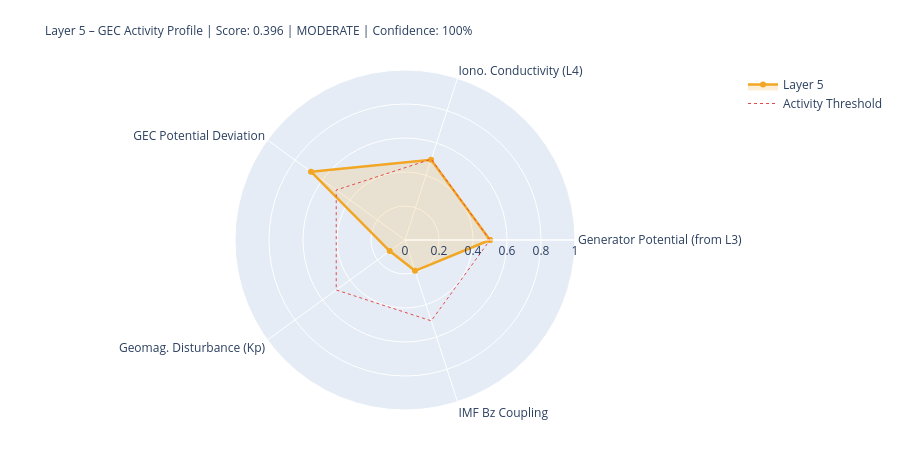

The notebook cell saved with this chart:
### Markdown cell above
---
## 5. State Assessment & Handoff to Layer 6

### Code cell
# ============================================================
# LAYER-5-SCORE
# ============================================================

# Components
# 1) Generator activity (Layer-3-driven)
gen_score = norm(generator_strength, 0.3, 2.0)
gen_src   = 'from_layer3' if l3_thunder_score is not None else 'estimated'

# 2) Ionospheric conductivity (Layer-4-driven)
iono_score = norm(iono_cond_factor, 0.7, 1.4)
iono_src   = 'from_layer4' if l4_ioniz is not None else 'estimated'

# 3) GEC potential deviation from reference
pot_score = norm(abs(delta_V_pct), 0, 30)  # 0 = at reference, 1 = 30% deviation
pot_src   = 'derived'

# 4) Geomagnetic disturbance (Kp) – modulates vertical currents
kp_score = norm(kp_val, 0, 9)
kp_src   = 'primary' if kp_now is not None else 'from_layer4'

# 5) IMF Bz coupling (southward = stronger M-I coupling → GEC influence)
bz_score = norm(-(bz_now or 0), -5, 30) if bz_now is not None else None
bz_src   = 'primary' if bz_now is not None else 'missing'

COMPONENTS = {
    'Generator Potential (from L3)':  {'score': gen_score,   'source': 'derived_from_layer3', 'dynamic': True},
    'Iono. Conductivity (L4)':      {'score': iono_score,  'source': iono_src, 'dynamic': True},
    'GEC Potential Deviation':      {'score': pot_score,   'source': pot_src,  'dynamic': True},
    'Geomag. Disturbance (Kp)':         {'score': kp_score,    'source': kp_src,   'dynamic': True},
    'IMF Bz Coupling':               {'score': bz_score,    'source': bz_src,   'dynamic': True},
}

available   = {k: v['score'] for k, v in COMPONENTS.items() if v['score'] is not None}
unavailable = [k for k, v in COMPONENTS.items() if v['score'] is None]
layer5_score = round(sum(available.values()) / len(available), 4) if available else None
confidence   = round(len(available) / len(COMPONENTS), 2)
level = ('unknown' if layer5_score is None
         else 'quiet'   if layer5_score < 0.3
         else 'moderate' if layer5_score < 0.6
         else 'active')
dominant_l5 = max(available, key=available.get) if available else 'none'

# Kp consistency: separate 1-min raw value from score value
kp_1m_raw   = kp_now          # directly from API (can be 0.0 during live measurement)
kp_for_score = kp_val          # from Layer-0 context or estimated value if needed
kp_score_src = kp_src

W = 68
print('=' * W)
print('LAYER 5 – GLOBAL ELECTRIC CIRCUIT – STATE ASSESSMENT')
print('=' * W)
for name, comp in COMPONENTS.items():
    s = comp['score']
    if s is not None:
        bar = '█' * int(s*20) + '░' * (20-int(s*20))
        print(f'  {name:<34} {bar}  {s:.3f}  [{comp["source"]}]')
    else:
        print(f'  {name:<34} {"─"*20}  n/a   [missing]')
print('-' * W)
print(f'  Score:         {layer5_score:.3f}  ({len(available)}/{len(COMPONENTS)} components)')
print(f'  Confidence:    {confidence:.0%}')
print(f'  Level:         {level.upper()}')
print(f'  Dominant:      {dominant_l5}')
print(f'  V_iono:        {V_iono_mod:.1f} kV  (Δ {delta_V_pct:+.1f}% vs. Ref)')
print(f'  I_total:       {I_total_mod:.1f} A   (Δ {delta_I_pct:+.1f}% vs. Ref)')
print('=' * W)

# Radar
cats   = list(available.keys())
vals_r = list(available.values())
if len(cats) >= 3:
    fig = go.Figure()
    fig.add_trace(go.Scatterpolar(
        r=vals_r + [vals_r[0]], theta=cats + [cats[0]],
        fill='toself', fillcolor='rgba(242,166,35,0.18)',
        line=dict(color='#F2A623', width=2.5), name='Layer 5'
    ))
    fig.add_trace(go.Scatterpolar(
        r=[0.5]*(len(cats)+1), theta=cats+[cats[0]],
        line=dict(color='#E24B4A', dash='dot', width=1),
        mode='lines', name='Activity Threshold'
    ))
    fig.update_layout(
        title=dict(
            text=f'Layer 5 – GEC Activity Profile | Score: {layer5_score:.3f} | {level.upper()} | Confidence: {confidence:.0%}',
            font=dict(size=12)
        ),
        polar=dict(radialaxis=dict(visible=True, range=[0,1])),
        height=450, showlegend=True,
        margin=dict(l=80, r=80, t=70, b=40)
    )
    fig.show()

### Figure 1 — Plotly figure (JSON) as saved in the notebook; plotly's stock layout.template omitted (floating-point values rounded to 4 significant figures)
{"data": [{"fill": "toself", "fillcolor": "rgba(242,166,35,0.18)", "line": {"color": "#F2A623", "width": 2.5}, "name": "Layer 5", "r": [0.5, 0.4963, 0.6833, 0.1111, 0.1909, 0.5], "theta": ["Generator Potential (from L3)", "Iono. Conductivity (L4)", "GEC Potential Deviation", "Geomag. Disturbance (Kp)", "IMF Bz Coupling", "Generator Potential (from L3)"], "type": "scatterpolar"}, {"line": {"color": "#E24B4A", "dash": "dot", "width": 1}, "mode": "lines", "name": "Activity Threshold", "r": [0.5, 0.5, 0.5, 0.5, 0.5, 0.5], "theta": ["Generator Potential (from L3)", "Iono. Conductivity (L4)", "GEC Potential Deviation", "Geomag. Disturbance (Kp)", "IMF Bz Coupling", "Generator Potential (from L3)"], "type": "scatterpolar"}], "layout": {"height": 450, "margin": {"b": 40, "l": 80, "r": 80, "t": 70}, "polar": {"radialaxis": {"range": [0, 1], "visible": true}}, "showlegend": true, "title": {"font": {"size": 12}, "text": "Layer 5 – GEC Activity Profile | Score: 0.396 | MODERATE | Confidence: 100%"}}}
